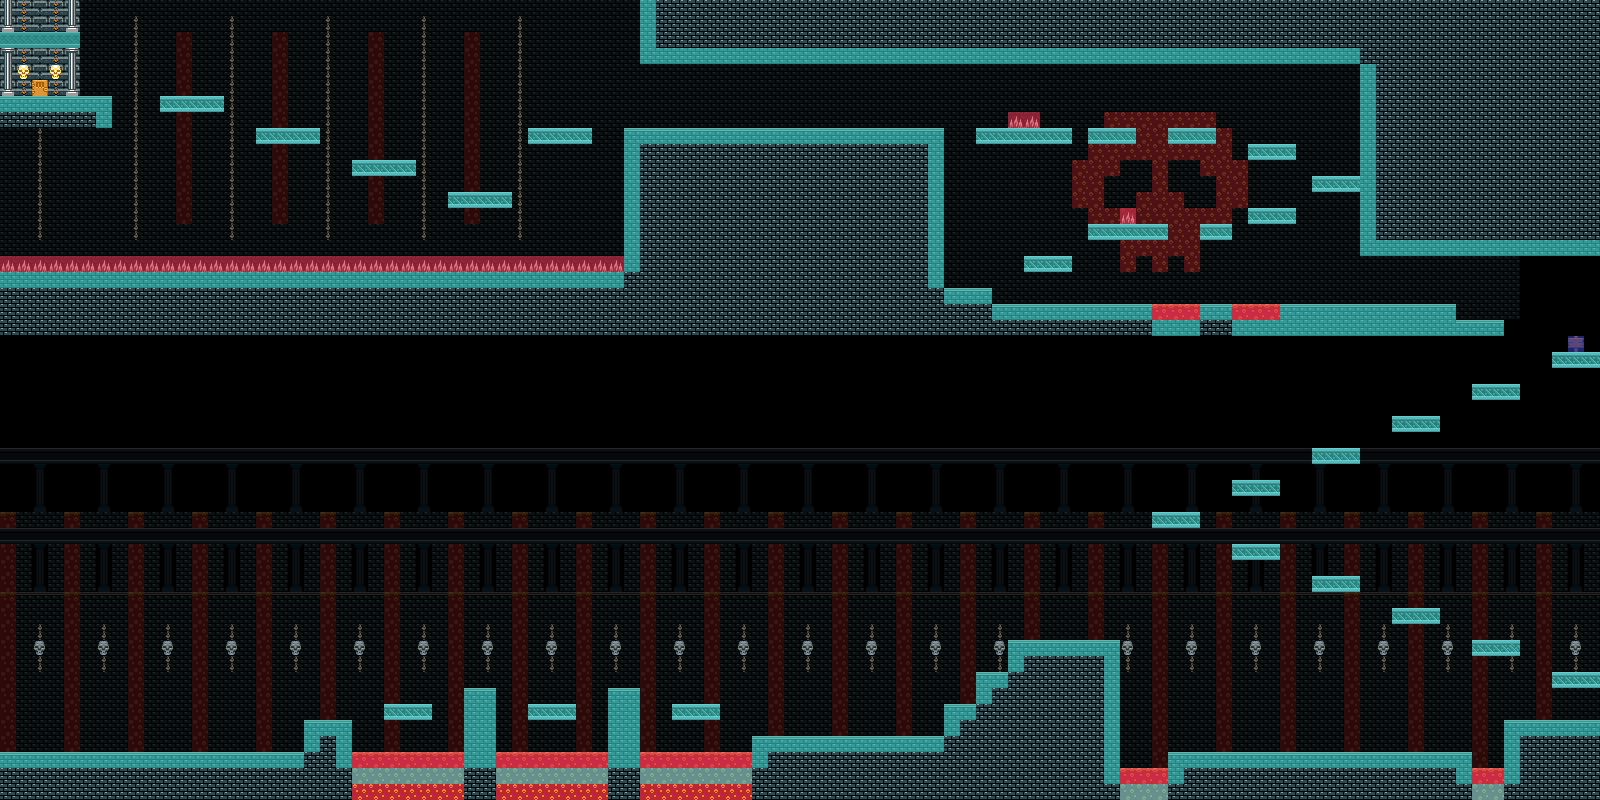

A level layout from a 2D game, rendered from its tile map. Below: a short description, then the map file with tile-grid data replaced by summaries:
An orthogonal 100x50 tile map with 16x16 px tiles, 6 tile layers (FONDO, calaveras, Fondo 2, fondo3, ...), 2 tilesets.

<map version="1.4" tiledversion="1.4.2" orientation="orthogonal" renderorder="right-down" width="100" height="50" tilewidth="16" tileheight="16" infinite="0" nextlayerid="14" nextobjectid="1">
 <editorsettings>
  <export target="Level1.tmx" format="tmx" />
 </editorsettings>
 <tileset firstgid="1" name="def_tileset" tilewidth="16" tileheight="16" tilecount="2508" columns="44">
  <image source="def_tileset.png" width="704" height="912" />
 </tileset>
 <tileset firstgid="2509" name="colliders" tilewidth="16" tileheight="16" tilecount="7" columns="7">
  <image source="colliders.png" width="112" height="16" />
 </tileset>
 <layer id="2" name="FONDO" width="100" height="50">
  <properties>
   <property name="noDraw" type="bool" value="true" />
  </properties>
  <data>[5000 cells, 5000 non-empty, 4 distinct tile ids]</data>
 </layer>
 <layer id="7" name="calaveras" width="100" height="50">
  <properties>
   <property name="noDraw" type="bool" value="true" />
  </properties>
  <data>[5000 cells, 75 non-empty, 3 distinct tile ids]</data>
 </layer>
 <layer id="3" name="Fondo 2" width="100" height="50">
  <properties>
   <property name="noDraw" type="bool" value="true" />
  </properties>
  <data>[5000 cells, 4343 non-empty, 15 distinct tile ids]</data>
 </layer>
 <layer id="5" name="fondo3" width="100" height="50">
  <properties>
   <property name="noDraw" type="bool" value="true" />
  </properties>
  <data>[5000 cells, 1884 non-empty, 8 distinct tile ids]</data>
 </layer>
 <layer id="1" name="Nivel" width="100" height="50">
  <properties>
   <property name="noDraw" type="bool" value="true" />
  </properties>
  <data>[5000 cells, 1720 non-empty, 30 distinct tile ids]</data>
 </layer>
 <layer id="13" name="Colliders" width="100" height="50">
  <properties>
   <property name="noDraw" type="bool" value="false" />
  </properties>
  <data>[5000 cells, 579 non-empty, 8 distinct tile ids]</data>
 </layer>
</map>